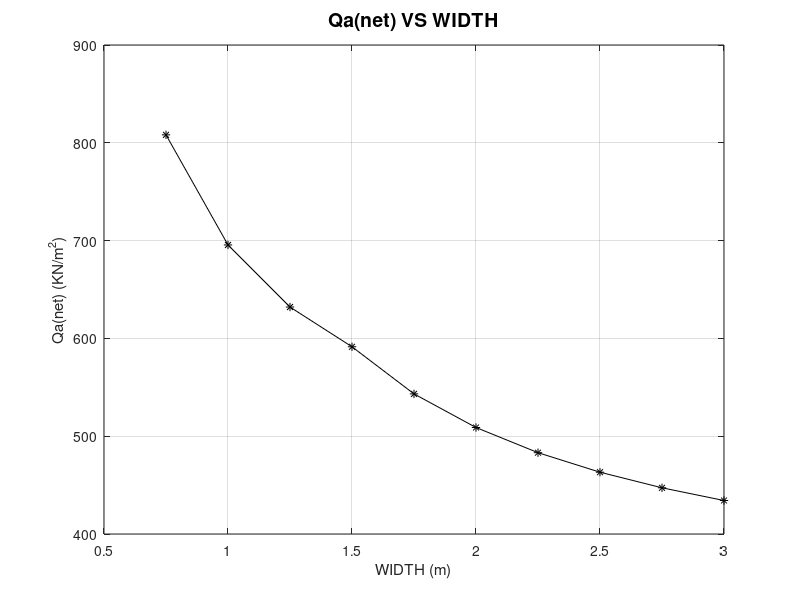

MATLAB code for this plot:
y = [808.1262359; 695.5639637; 632.076817; 591.4396429; 543.2752083; 508.8878109; 483.148601; 463.1805883; 447.2495964; 434.2500478];
x = [0.75; 1; 1.25; 1.5; 1.75; 2; 2.25; 2.5; 2.75; 3];
plot(x,y, '-k*');
xlabel('WIDTH (m)')
ylabel('Qa(net) (KN/m^2)')
title('Qa(net) VS WIDTH','FontSize',14)
grid on
